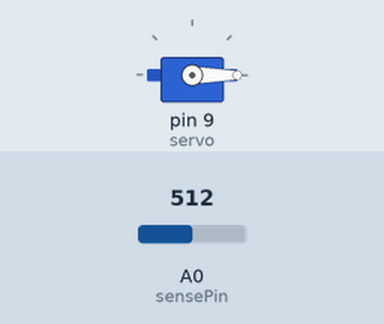
This sketch was run on a simulated Arduino Nano, built with avr-gcc and run on an emulated ATmega328P. Parts: servo. The inputs (shaded band) are chosen by the test bench; at power-on: A0 (sensePin) = 512. What the sketch prints to the serial monitor is not drawn.

Above: at 0.1 s.
Timing chart, 0 to 3.1 s (numbered marks = the images above):
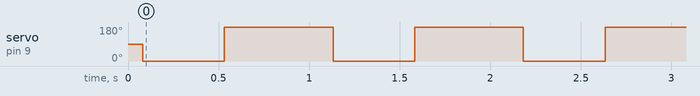

The sketch:

pack.ino
```cpp
#include <Servo.h>

Servo servo;
const int sensePin = A0;

void printPack() {
  int adc = analogRead(sensePin);
  // 10k / 10k divider with ~4.76 V USB AVCC.
  float volts = (float)adc * (4.76f / 1023.0f) * 2.0f;
  Serial.print("pack=");
  Serial.print(volts, 2);
  Serial.println("V");
}

void setup() {
  Serial.begin(115200);
  // Hold at the 90 deg centre first so the idle pack voltage is easy to read.
  servo.write(90);
  servo.attach(9);
  delay(80);
  printPack();
}

void loop() {
  servo.write(0);
  delay(100);
  printPack();
  delay(350);
  servo.write(180);
  delay(100);
  printPack();
  delay(500);
}
```

Measured:
- by itself, servo on pin 9 (servo): alternates 180° for 0.60 s and 0° for 0.45 s
